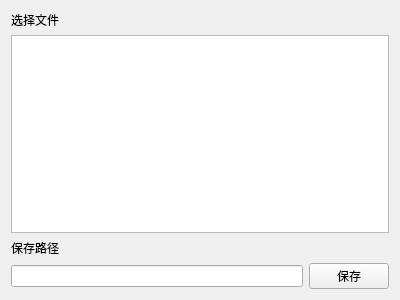
<?xml version="1.0" encoding="UTF-8"?>
<ui version="4.0">
 <class>QgsFilesSelectWidget</class>
 <widget class="QWidget" name="QgsFilesSelectWidget">
  <property name="geometry">
   <rect>
    <x>0</x>
    <y>0</y>
    <width>400</width>
    <height>300</height>
   </rect>
  </property>
  <property name="windowTitle">
   <string>Form</string>
  </property>
  <layout class="QGridLayout" name="gridLayout">
   <item row="0" column="0">
    <widget class="QLabel" name="label">
     <property name="text">
      <string>选择文件</string>
     </property>
    </widget>
   </item>
   <item row="1" column="0">
    <widget class="QTableWidget" name="mTableWidget"/>
   </item>
   <item row="2" column="0">
    <widget class="QLabel" name="label_2">
     <property name="text">
      <string>保存路径</string>
     </property>
    </widget>
   </item>
   <item row="3" column="0">
    <layout class="QHBoxLayout" name="horizontalLayout">
     <item>
      <widget class="QLineEdit" name="mSaveEdit"/>
     </item>
     <item>
      <widget class="QPushButton" name="mSaveBtn">
       <property name="text">
        <string>保存</string>
       </property>
      </widget>
     </item>
    </layout>
   </item>
  </layout>
 </widget>
 <resources/>
 <connections/>
</ui>
